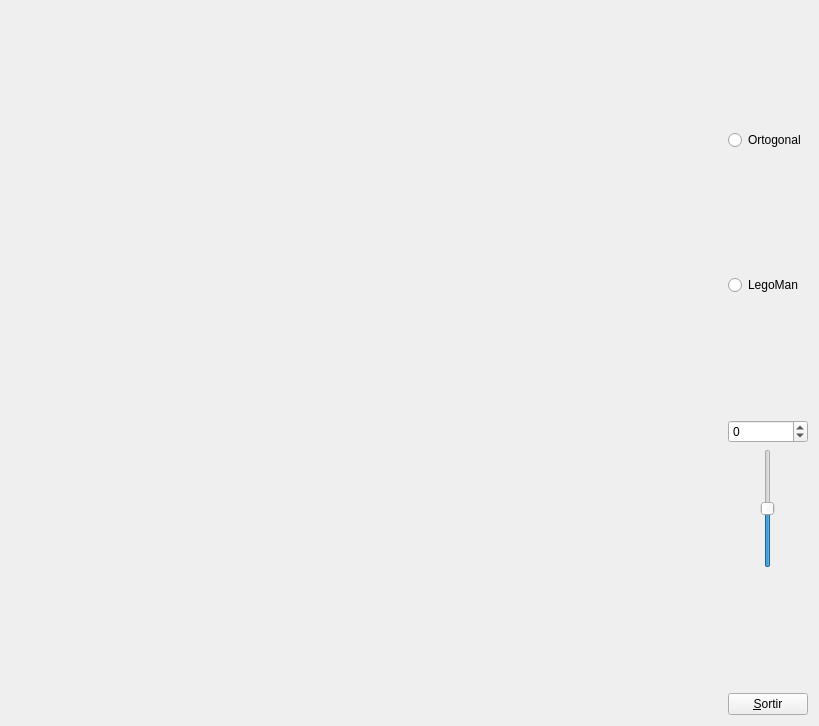
<?xml version="1.0" encoding="UTF-8"?>
<ui version="4.0">
 <class>MyForm</class>
 <widget class="QWidget" name="MyForm">
  <property name="geometry">
   <rect>
    <x>0</x>
    <y>0</y>
    <width>819</width>
    <height>726</height>
   </rect>
  </property>
  <property name="windowTitle">
   <string>IDI-Lab</string>
  </property>
  <layout class="QHBoxLayout" name="horizontalLayout_2">
   <item>
    <widget class="MyGLWidget" name="widget" native="true">
     <property name="sizePolicy">
      <sizepolicy hsizetype="Expanding" vsizetype="Expanding">
       <horstretch>0</horstretch>
       <verstretch>0</verstretch>
      </sizepolicy>
     </property>
     <property name="minimumSize">
      <size>
       <width>50</width>
       <height>50</height>
      </size>
     </property>
    </widget>
   </item>
   <item>
    <layout class="QVBoxLayout" name="verticalLayout">
     <item>
      <spacer name="verticalSpacer_4">
       <property name="orientation">
        <enum>Qt::Vertical</enum>
       </property>
       <property name="sizeHint" stdset="0">
        <size>
         <width>20</width>
         <height>40</height>
        </size>
       </property>
      </spacer>
     </item>
     <item>
      <widget class="QRadioButton" name="radioButton_2">
       <property name="text">
        <string>Ortogonal</string>
       </property>
       <property name="autoExclusive">
        <bool>false</bool>
       </property>
      </widget>
     </item>
     <item>
      <spacer name="verticalSpacer_3">
       <property name="orientation">
        <enum>Qt::Vertical</enum>
       </property>
       <property name="sizeHint" stdset="0">
        <size>
         <width>20</width>
         <height>40</height>
        </size>
       </property>
      </spacer>
     </item>
     <item>
      <widget class="QRadioButton" name="radioButton">
       <property name="text">
        <string>LegoMan</string>
       </property>
      </widget>
     </item>
     <item>
      <spacer name="verticalSpacer">
       <property name="orientation">
        <enum>Qt::Vertical</enum>
       </property>
       <property name="sizeHint" stdset="0">
        <size>
         <width>20</width>
         <height>40</height>
        </size>
       </property>
      </spacer>
     </item>
     <item>
      <widget class="QSpinBox" name="spinBox">
       <property name="minimum">
        <number>-100</number>
       </property>
       <property name="maximum">
        <number>100</number>
       </property>
      </widget>
     </item>
     <item>
      <layout class="QHBoxLayout" name="horizontalLayout">
       <item>
        <spacer name="horizontalSpacer">
         <property name="orientation">
          <enum>Qt::Horizontal</enum>
         </property>
         <property name="sizeType">
          <enum>QSizePolicy::Maximum</enum>
         </property>
         <property name="sizeHint" stdset="0">
          <size>
           <width>10</width>
           <height>20</height>
          </size>
         </property>
        </spacer>
       </item>
       <item>
        <widget class="QSlider" name="verticalSlider">
         <property name="sizePolicy">
          <sizepolicy hsizetype="Fixed" vsizetype="MinimumExpanding">
           <horstretch>0</horstretch>
           <verstretch>0</verstretch>
          </sizepolicy>
         </property>
         <property name="minimum">
          <number>-100</number>
         </property>
         <property name="maximum">
          <number>100</number>
         </property>
         <property name="singleStep">
          <number>1</number>
         </property>
         <property name="orientation">
          <enum>Qt::Vertical</enum>
         </property>
        </widget>
       </item>
       <item>
        <spacer name="horizontalSpacer_2">
         <property name="orientation">
          <enum>Qt::Horizontal</enum>
         </property>
         <property name="sizeType">
          <enum>QSizePolicy::Maximum</enum>
         </property>
         <property name="sizeHint" stdset="0">
          <size>
           <width>10</width>
           <height>20</height>
          </size>
         </property>
        </spacer>
       </item>
      </layout>
     </item>
     <item>
      <spacer name="verticalSpacer_2">
       <property name="orientation">
        <enum>Qt::Vertical</enum>
       </property>
       <property name="sizeHint" stdset="0">
        <size>
         <width>20</width>
         <height>40</height>
        </size>
       </property>
      </spacer>
     </item>
     <item>
      <widget class="QPushButton" name="pushButton">
       <property name="sizePolicy">
        <sizepolicy hsizetype="Minimum" vsizetype="Fixed">
         <horstretch>0</horstretch>
         <verstretch>0</verstretch>
        </sizepolicy>
       </property>
       <property name="text">
        <string>&amp;Sortir</string>
       </property>
      </widget>
     </item>
    </layout>
   </item>
  </layout>
 </widget>
 <customwidgets>
  <customwidget>
   <class>MyGLWidget</class>
   <extends>QWidget</extends>
   <header>MyGLWidget.h</header>
   <container>1</container>
   <slots>
    <slot>zoom(int)</slot>
    <slot>pintarModel(bool)</slot>
    <slot>cambiarOptica()</slot>
   </slots>
  </customwidget>
 </customwidgets>
 <resources/>
 <connections>
  <connection>
   <sender>pushButton</sender>
   <signal>clicked()</signal>
   <receiver>MyForm</receiver>
   <slot>close()</slot>
   <hints>
    <hint type="sourcelabel">
     <x>800</x>
     <y>715</y>
    </hint>
    <hint type="destinationlabel">
     <x>839</x>
     <y>529</y>
    </hint>
   </hints>
  </connection>
  <connection>
   <sender>verticalSlider</sender>
   <signal>valueChanged(int)</signal>
   <receiver>spinBox</receiver>
   <slot>setValue(int)</slot>
   <hints>
    <hint type="sourcelabel">
     <x>766</x>
     <y>565</y>
    </hint>
    <hint type="destinationlabel">
     <x>808</x>
     <y>448</y>
    </hint>
   </hints>
  </connection>
  <connection>
   <sender>spinBox</sender>
   <signal>valueChanged(int)</signal>
   <receiver>verticalSlider</receiver>
   <slot>setValue(int)</slot>
   <hints>
    <hint type="sourcelabel">
     <x>808</x>
     <y>448</y>
    </hint>
    <hint type="destinationlabel">
     <x>766</x>
     <y>565</y>
    </hint>
   </hints>
  </connection>
  <connection>
   <sender>verticalSlider</sender>
   <signal>valueChanged(int)</signal>
   <receiver>widget</receiver>
   <slot>zoom(int)</slot>
   <hints>
    <hint type="sourcelabel">
     <x>766</x>
     <y>565</y>
    </hint>
    <hint type="destinationlabel">
     <x>689</x>
     <y>437</y>
    </hint>
   </hints>
  </connection>
  <connection>
   <sender>radioButton</sender>
   <signal>clicked(bool)</signal>
   <receiver>widget</receiver>
   <slot>pintarModel(bool)</slot>
   <hints>
    <hint type="sourcelabel">
     <x>808</x>
     <y>297</y>
    </hint>
    <hint type="destinationlabel">
     <x>657</x>
     <y>201</y>
    </hint>
   </hints>
  </connection>
  <connection>
   <sender>radioButton_2</sender>
   <signal>clicked()</signal>
   <receiver>widget</receiver>
   <slot>cambiarOptica()</slot>
   <hints>
    <hint type="sourcelabel">
     <x>756</x>
     <y>133</y>
    </hint>
    <hint type="destinationlabel">
     <x>695</x>
     <y>119</y>
    </hint>
   </hints>
  </connection>
 </connections>
</ui>
